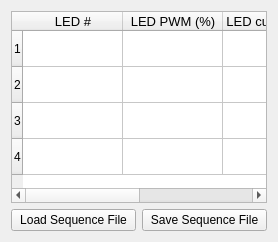
                     <widget class="QWidget" name="sync_digital_trigger_high_sequence_tab">
                      <property name="toolTip">
                       <string>Run LED through sequence of intensities when trigger goes HIGH (&gt;2.5V)</string>
                      </property>
                      <attribute name="title">
                       <string>Sequence</string>
                      </attribute>
                      <layout class="QGridLayout" name="gridLayout_75">
                       <item row="1" column="1">
                        <widget class="QPushButton" name="sync_digital_trigger_high_sequence_save_button">
                         <property name="toolTip">
                          <string>Save LED intensity sequence file (*.csv)</string>
                         </property>
                         <property name="text">
                          <string>Save Sequence File</string>
                         </property>
                        </widget>
                       </item>
                       <item row="0" column="0" colspan="2">
                        <widget class="QTableWidget" name="sync_digital_high_sequence_table">
                         <property name="toolTip">
                          <string>LED intensity sequence file</string>
                         </property>
                         <property name="rowCount">
                          <number>4</number>
                         </property>
                         <property name="columnCount">
                          <number>4</number>
                         </property>
                         <attribute name="verticalHeaderDefaultSectionSize">
                          <number>25</number>
                         </attribute>
                         <attribute name="verticalHeaderMinimumSectionSize">
                          <number>36</number>
                         </attribute>
                         <row/>
                         <row/>
                         <row/>
                         <row/>
                         <column>
                          <property name="text">
                           <string>LED #</string>
                          </property>
                          <property name="toolTip">
                           <string>The LED channel # for each step.</string>
                          </property>
                          <property name="font">
                           <font>
                            <pointsize>10</pointsize>
                           </font>
                          </property>
                         </column>
                         <column>
                          <property name="text">
                           <string>LED PWM (%)</string>
                          </property>
                          <property name="toolTip">
                           <string>Intensity control via PWM</string>
                          </property>
                          <property name="font">
                           <font>
                            <pointsize>10</pointsize>
                           </font>
                          </property>
                         </column>
                         <column>
                          <property name="text">
                           <string>LED current (%)</string>
                          </property>
                          <property name="toolTip">
                           <string>Intensity control via LED current</string>
                          </property>
                          <property name="font">
                           <font>
                            <pointsize>10</pointsize>
                           </font>
                          </property>
                         </column>
                         <column>
                          <property name="text">
                           <string>Duration (s)</string>
                          </property>
                          <property name="toolTip">
                           <string>The duration of each step in seconds.  10 µs minimum, 1 hour maximum per step.  0 = hold intensity until end of trigger.</string>
                          </property>
                          <property name="font">
                           <font>
                            <pointsize>10</pointsize>
                           </font>
                          </property>
                         </column>
                        </widget>
                       </item>
                       <item row="1" column="0">
                        <widget class="QPushButton" name="sync_digital_trigger_high_sequence_load_button">
                         <property name="toolTip">
                          <string>Load LED intensity sequence file (*.csv)</string>
                         </property>
                         <property name="text">
                          <string>Load Sequence File</string>
                         </property>
                        </widget>
                       </item>
                      </layout>
                     </widget>
